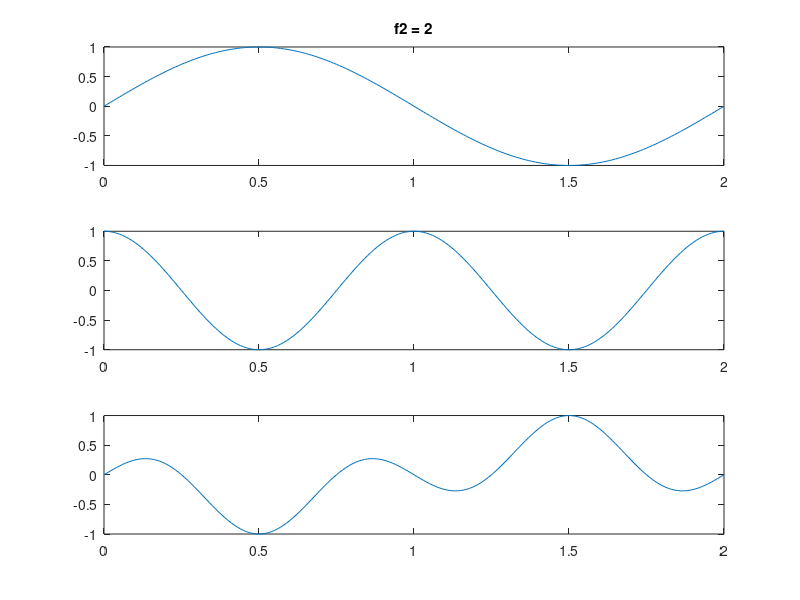
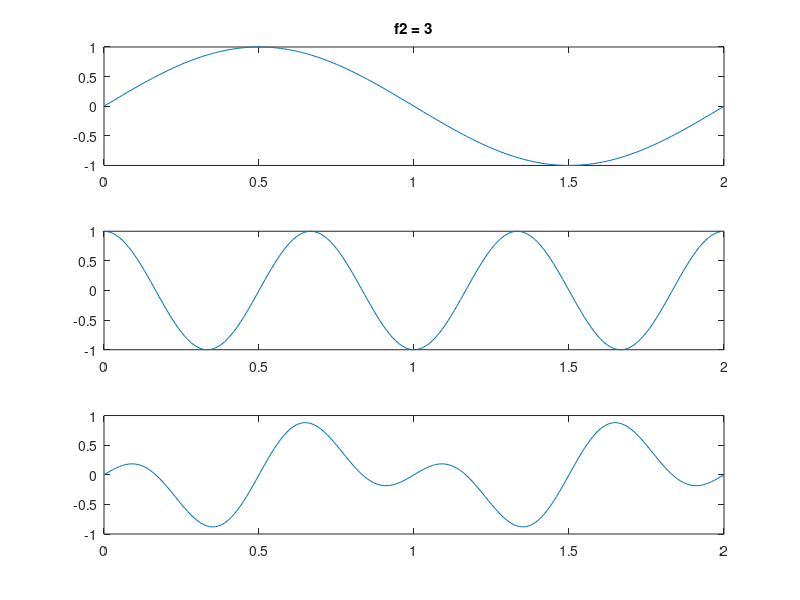
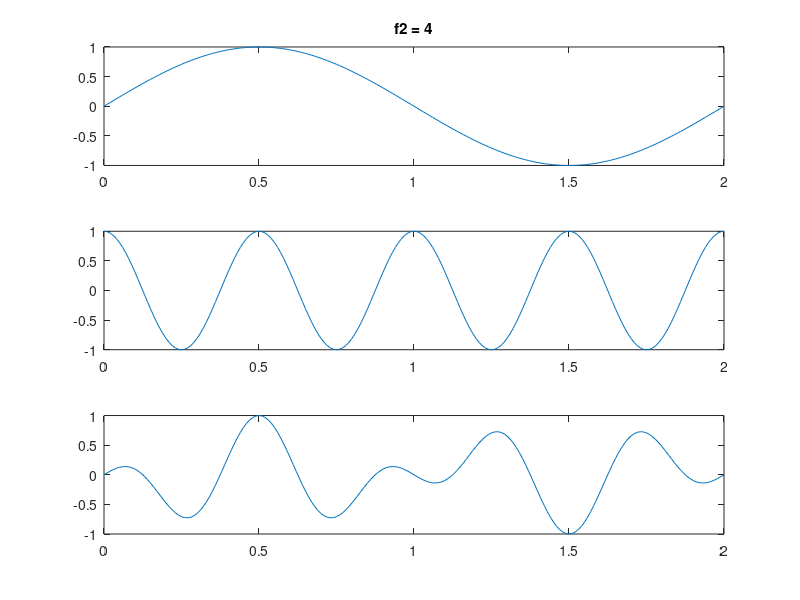
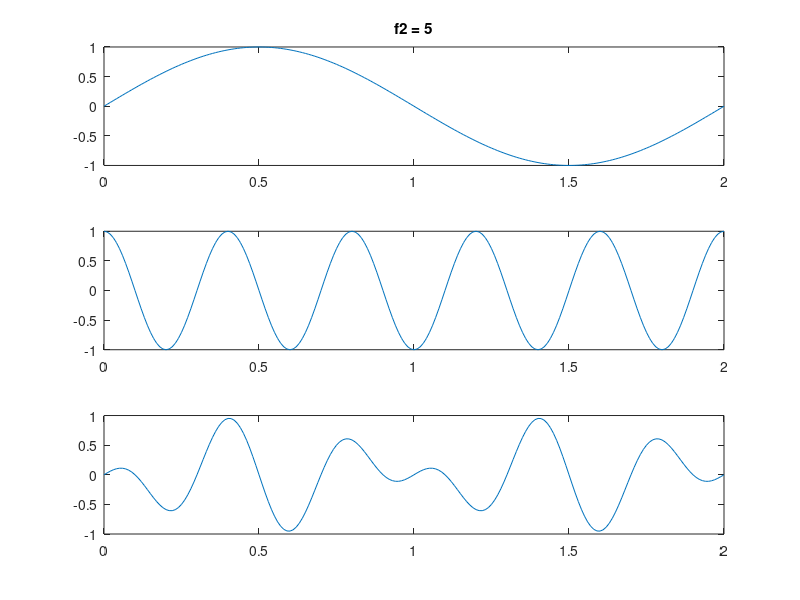

Write the MATLAB code that produced these figures, in order.
T = 100;
t = 0:1/T:2;
f1 = 1;
pha2 = pi/2;

for f2 = 2:10
    y1 = sin(f1 * pi * t);
    y2 = sin(f2 * pi * t + pha2);
    y3 = y1 .* y2;

    figure;
    subplot(3, 1, 1);
    plot(t, y1);
    title(['f2 = ', num2str(f2)]);

    subplot(3, 1, 2);
    plot(t, y2);

    subplot(3, 1, 3);
    plot(t, y3);
end
